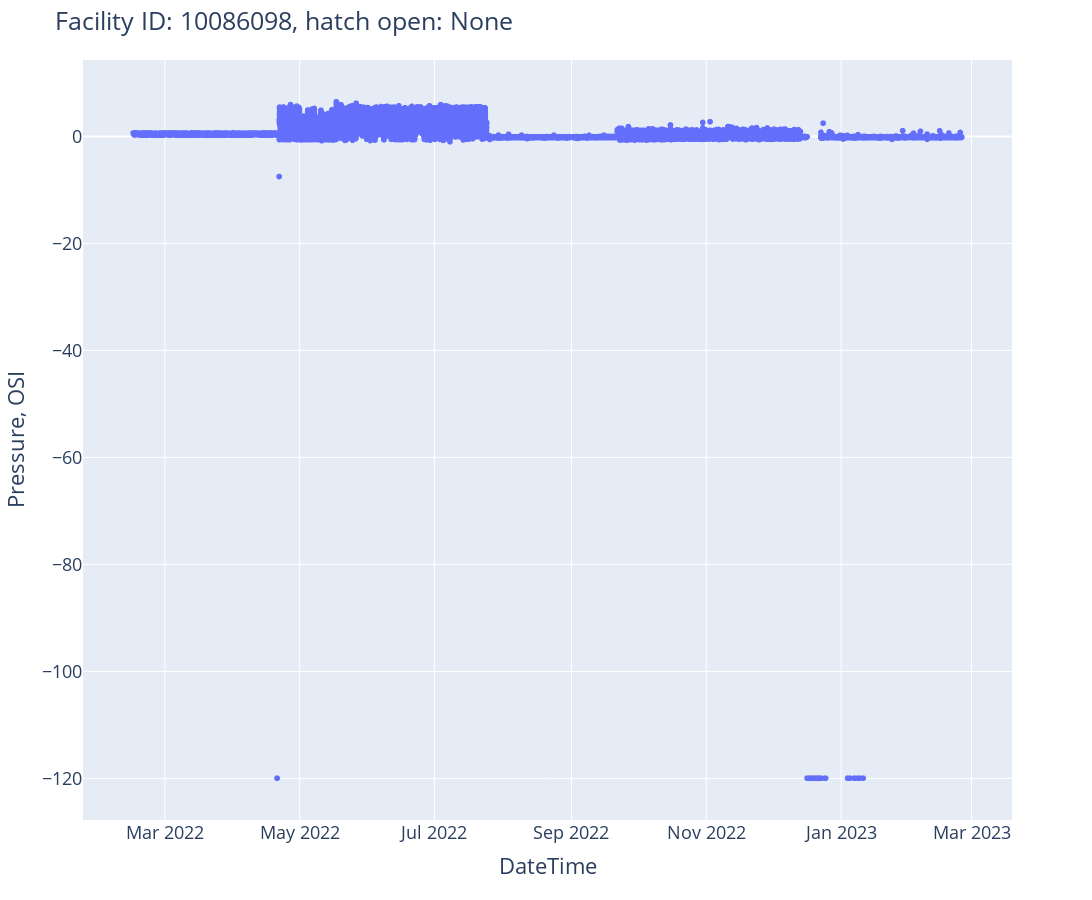

The code cell stored with this chart in its notebook:
### Code cell
# check thp for one facility that we magically knew it had open thief hatch
facility_id = 10086098

df_thp_460 = df_thp[df_thp.FACILITY_ID == facility_id].copy()
df_thp_460.timestamp = pd.to_datetime(df_thp_460.timestamp)
#df_thp_460 = df_thp_460[(np.abs(stats.zscore(df_thp_460['pressure_osi'])) < 3)]
print(df_thp_460.head())

from utils import plot_ts_open_hatch
fig = plot_ts_open_hatch(dfi=df_thp_460, fac_id=facility_id)
fig.show()

### Figure 1 — Plotly figure (JSON) as saved in the notebook; plotly's stock layout.template omitted (floating-point values rounded to 4 significant figures; data arrays with more than 128 entries replaced by an {"elided": "..."} marker saying what was removed)
{"data": [{"hovertemplate": "timestamp=%{x}<br>pressure_osi=%{y}<extra></extra>", "legendgroup": "", "marker": {"color": "#636efa", "symbol": "circle"}, "mode": "markers", "name": "", "showlegend": false, "type": "scattergl", "x": {"elided": "32751 str values"}, "xaxis": "x", "y": {"elided": "32751 float values"}, "yaxis": "y"}], "layout": {"font": {"size": 18}, "height": 900, "legend": {"tracegroupgap": 0}, "margin": {"t": 60}, "title": {"text": "Facility ID: 10086098, hatch open: None"}, "width": 1600, "xaxis": {"anchor": "y", "domain": [0, 1], "title": {"text": "DateTime"}}, "yaxis": {"anchor": "x", "domain": [0, 1], "title": {"text": "Pressure, OSI"}}}}
